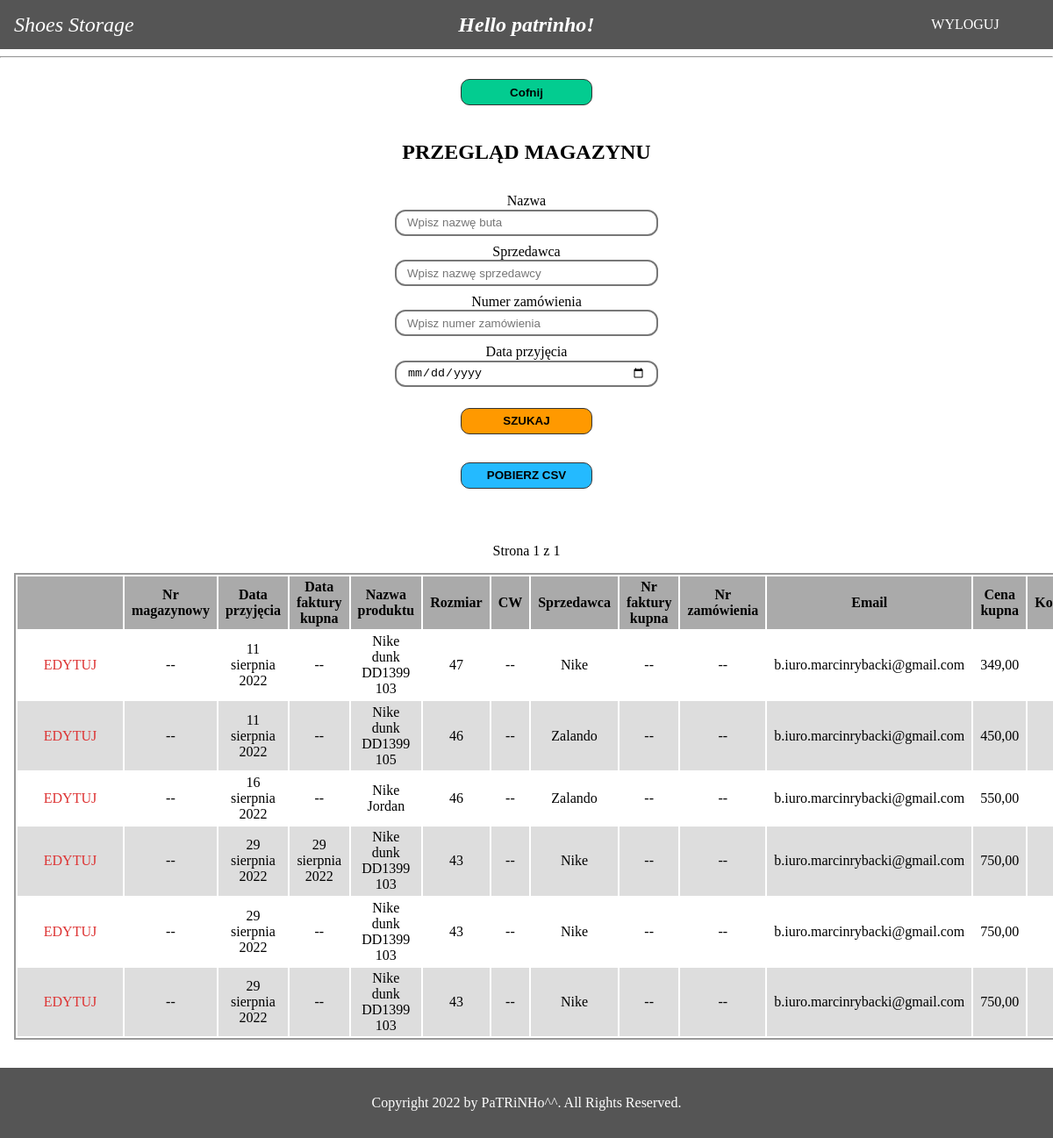
Screenshot of /check_storage/ (signed in) with the database file from the repository.
### base/models.py (models this page shows, shortened)
class InStorageShoe(models.Model):
    storage_nr = models.IntegerField(unique=True, null=True)
    entry_date = models.DateField()
    buy_invoice_date = models.DateField(blank=True, null=True)
    name = models.CharField(max_length=200)
    size = models.CharField(max_length=20)
    cw = models.CharField(max_length=20, blank=True)
    seller = models.ForeignKey(Seller, on_delete=models.SET_NULL, null=True)
    buy_invoice_nr = models.CharField(max_length=30, blank=True)
    order_nr = models.CharField(max_length=30, blank=True)
    email = models.CharField(max_length=200)
    buy_price = models.DecimalField(max_digits=7, decimal_places=2)
    comment = models.TextField(max_length=200, blank=True)

class Seller(models.Model):
    name = models.CharField(max_length=200)
    def __str__(self):
        return self.name

### base/views.py (the view)
# urls.py: path('check_storage/', views.CheckStorage.as_view(), name='check-storage'),
class CheckStorage(LoginRequiredMixin, ListView):
    template_name = 'base/check_storage.html'
    login_url = '/login/'
    paginate_by = 25
    def get_queryset(self):
        in_storage = InStorageShoe.objects.all()
        name = self.request.GET.get('n')
        if name:
            in_storage = in_storage.filter(
                name__contains=name)
        seller = self.request.GET.get('s')
        if seller:
            in_storage = in_storage.filter(
                seller__name__contains=seller)
        order_nr = self.request.GET.get('on')
        if order_nr:
            in_storage = in_storage.filter(
                order_nr__contains=order_nr)
        entry_date = self.request.GET.get('ed')
        if entry_date:
            entry_date = datetime.strptime(entry_date, '%Y-%m-%d').date()
            in_storage = in_storage.filter(
                entry_date=entry_date)
        return sorted(in_storage, key=lambda x: x.storage_nr if x.storage_nr else 0)

### base/templates/base/check_storage.html (shortened to what this page needs)
{% extends 'main.html' %}
{% load static %}
{% block content %}
<hr/>
<div class="back-div">
    <a href="{% url 'home' %}">
        <input type="button" value="Cofnij" name="" id="">
    </a>
</div>
<div class="title-wrapper">PRZEGLĄD MAGAZYNU</div>
<div class="filter-wrapper">
    <form method="GET" action="{% url 'check-storage' %}">
        <label for="nane">Nazwa</label><br>
        <input name="n" id="name" type="text" value="{{request.GET.n}}" placeholder="Wpisz nazwę buta"><br>
        <label for="seller">Sprzedawca</label><br>
        <input name="s" id="seller" type="text" value="{{request.GET.s}}" placeholder="Wpisz nazwę sprzedawcy"><br>
        <label for="order_nr">Numer zamówienia</label><br>
        <input name="on" id="order_nr" type="text" value="{{request.GET.on}}" placeholder="Wpisz numer zamówienia"><br>
        <label for="entry_date">Data przyjęcia</label><br>
        <input name="ed" id="entry_date" type="date" value="{{request.GET.ed}}" placeholder="Wybierz datę przyjęcia"><br>
        <input type="submit" value="SZUKAJ">
    </form>
</div>
{% if object_list %}
<div class="to-csv">
    <a href="{% url 'storage-csv' %}?n={{request.GET.n}}&s={{request.GET.s}}&on={{request.GET.on}}&ed={{request.GET.ed}}">
        <input type="button" value="POBIERZ CSV" name="" id="">
    </a>
</div>
{% endif %}
{% if object_list %}
<div class="pagination">
    <div class="previous-page">
    </div>
    <div class="current-page">
        Strona {{ page_obj.number }} z {{ page_obj.paginator.num_pages }}
    </div>
    <div class="next-page">
    </div>
</div>
<div class="check-incomming-wrapper">
    <table class="overwiew-table">
        <tr class="table-header">
            <th></th>
            <th>Nr magazynowy</th>
            <th>Data przyjęcia</th>
            <th>Data faktury kupna</th>
            <th>Nazwa produktu</th>
            <th>Rozmiar</th>
            <th>CW</th>
            <th>Sprzedawca</th>
            <th>Nr faktury kupna</th>
            <th>Nr zamówienia</th>
            <th>Email</th>
            <th>Cena kupna</th>
            <th>Komentarz</th>
        </tr>
        {% for shoe in object_list %}
        <tr>
            <th class="input-data"><a href="{% url 'edit-storage' shoe.id %}">EDYTUJ</a></th>
            <th>{{shoe.storage_nr|default:"--"}}</th>
            <th>{{shoe.entry_date|default:"--"}}</th>
            <th>{{shoe.buy_invoice_date|default:"--"}}</th>
            <th>{{shoe.name|default:"--"}}</th>
            <th>{{shoe.size|default:"--"}}</th>
            <th>{{shoe.cw|default:"--"}}</th>
            <th>{{shoe.seller|default:"--"}}</th>
            <th>{{shoe.buy_invoice_nr|default:"--"}}</th>
            <th>{{shoe.order_nr|default:"--"}}</th>
            <th>{{shoe.email|default:"--"}}</th>
            <th>{{shoe.buy_price}}</th>
            <th>{{shoe.comment|default:"--"}}</th>
        </tr>
        {% endfor %}
    </table>
</div>
{% else %}
<div class="no-shoes">
    BRAK BUTÓW W MAGAZYNIE
</div>
{% endif %}
{% endblock content %}

### templates/navbar.html
{% load static %}
<nav class="navbar">
    <div class="brand-title">
        {% if request.user.is_authenticated %}
        <a href="{% url 'home' %}">Shoes Storage</a>
        {% else %}
        <a href="{% url 'info' %}">Shoes Storage</a>
        {% endif %}
    </div>
    <div class="hello">
        {% if request.user.is_authenticated %}
            <b>Hello {{request.user}}!</b>
        {% else %}
            <b>Hello!</b>
        {% endif %}
    </div>
    <div class="navbar-links">
        {% if request.user.is_authenticated %}
        <div class="action-btn"><a href="{% url 'logout' %}">WYLOGUJ</a></div>
        {% else %}
        <div class="action-btn"><a href="{% url 'login' %}">ZALOGUJ</a></div>
        {% endif %}
    </div>
</nav>

### static/styles/styles.css (style rules this page uses)
* { box-sizing: border-box; }
body { margin: 0; padding: 0; min-height: 100vh; position: relative; padding-bottom: 5rem; }
.navbar { display: grid; grid-template-columns: 200px 1fr 200px; justify-content: space-between; align-items: center; background-color: #555; color: white; }
.brand-title { font-size: 1.5rem; margin: .5rem; margin-left: 1rem; min-width: 150px; font-style: italic; }
.brand-title a { text-decoration: none; color: white; }
.hello { text-align: center; font-size: x-large; font-style: italic; }
.navbar-links { width: 100%; }
.navbar-links .action-btn { width: 150px; border-radius: 1rem; margin-top: .2rem; margin-bottom: .2rem; margin-left: auto; margin-right: auto; }
.navbar-links .action-btn a { text-decoration: none; color: white; padding: 1rem; display: block; text-align: center; }
.check-incomming-wrapper { margin-left: auto; margin-right: auto; padding-left: 1rem; padding-right: 1rem; margin-top: 1rem; margin-bottom: 2rem; overflow-x: auto; }
.check-incomming-wrapper table { table-layout: auto; border: 2px solid #999; }
tr:nth-child(even) { background: #FFF; }
tr:nth-child(odd) { background: #DDD; }
tr:first-child { background: #AAA; }
.overwiew-table { margin-left: auto; margin-right: auto; }
.overwiew-table tr th { padding-top: .2rem; padding-bottom: .2rem; padding-left: .5rem; padding-right: .5rem; font-weight: normal; }
.overwiew-table .table-header th { font-weight: bold; }
.back-div { width: 150px; margin-left: auto; margin-right: auto; }
.back-div a input[type='button'] { display: block; width: 150px; height: 30px; margin-top: 1.5rem; margin-bottom: 2rem; border-radius: 10px; background-color: #03cc90; font-weight: bold; border: 1px solid #333; cursor: pointer; }
.back-div a { text-decoration: none; }
.overwiew-table tr th a { text-decoration: none; color: #dd3333; }
.title-wrapper { max-width: 1000px; margin-left: auto; margin-right: auto; text-align: center; font-weight: bold; font-size: x-large; margin-top: 2.5rem; margin-bottom: 2rem; }
.to-csv { width: 150px; height: 60px; margin-left: auto; margin-right: auto; text-align: center; }
.to-csv a { text-decoration: none; }
.to-csv a input[type=button] { display: block; width: 150px; height: 30px; margin-bottom: 2rem; border-radius: 10px; background-color: #24baff; font-weight: bold; border: 1px solid #333; cursor: pointer; }
.overwiew-table tr .input-data { min-width: 120px; width: 120px; }
.filter-wrapper { width: fit-content; margin-left: auto; margin-right: auto; text-align: center; }
.filter-wrapper label { vertical-align: middle; }
.filter-wrapper input[type='text'] { margin-bottom: .5rem; width: 300px; height: 30px; border-radius: 12px; border: 2px #777 solid; padding-left: 12px; padding-right: 12px; }
.filter-wrapper input[type='submit'] { display: block; width: 150px; height: 30px; margin-left: auto; margin-right: auto; margin-top: 1rem; margin-bottom: 2rem; border-radius: 10px; background-color: #ff9900; font-weight: bold; border: 1px solid #333; cursor: pointer; }
.filter-wrapper input[type='date'] { margin-bottom: .5rem; width: 300px; height: 30px; border-radius: 12px; border: 2px #777 solid; padding-left: 12px; padding-right: 12px; }
.pagination { width: calc(100% - 8rem); display: flex; margin-left: 4rem; margin-right: 4rem; margin-top: 2rem; }
.previous-page { width: 120px; }
.next-page { width: 120px; text-align: right; }
.current-page { width: calc(100% - 240px); text-align: center; }

### rows the page displays
InStorageShoe: storage_nr "--", entry_date "11 sierpnia 2022", buy_invoice_date "--", name "Nike dunk DD1399 103", size "47", cw "--", seller "Nike", buy_invoice_nr "--", order_nr "--", email "b.iuro.marcinrybacki@gmail.com", buy_price "349,00"
InStorageShoe: storage_nr "--", entry_date "11 sierpnia 2022", buy_invoice_date "--", name "Nike dunk DD1399 105", size "46", cw "--", seller "Zalando", buy_invoice_nr "--", order_nr "--", email "b.iuro.marcinrybacki@gmail.com", buy_price "450,00"
InStorageShoe: storage_nr "--", entry_date "16 sierpnia 2022", buy_invoice_date "--", name "Nike Jordan", size "46", cw "--", seller "Zalando", buy_invoice_nr "--", order_nr "--", email "b.iuro.marcinrybacki@gmail.com", buy_price "550,00"
InStorageShoe: storage_nr "--", entry_date "29 sierpnia 2022", buy_invoice_date "29 sierpnia 2022", name "Nike dunk DD1399 103", size "43", cw "--", seller "Nike", buy_invoice_nr "--", order_nr "--", email "b.iuro.marcinrybacki@gmail.com", buy_price "750,00"
InStorageShoe: storage_nr "--", entry_date "29 sierpnia 2022", buy_invoice_date "--", name "Nike dunk DD1399 103", size "43", cw "--", seller "Nike", buy_invoice_nr "--", order_nr "--", email "b.iuro.marcinrybacki@gmail.com", buy_price "750,00"
InStorageShoe: storage_nr "--", entry_date "29 sierpnia 2022", buy_invoice_date "--", name "Nike dunk DD1399 103", size "43", cw "--", seller "Nike", buy_invoice_nr "--", order_nr "--", email "b.iuro.marcinrybacki@gmail.com", buy_price "750,00"

### other values shown
{{ request.user }} "patrinho"
{{ page_obj.number }} "1"
{{ page_obj.paginator.num_pages }} "1"
